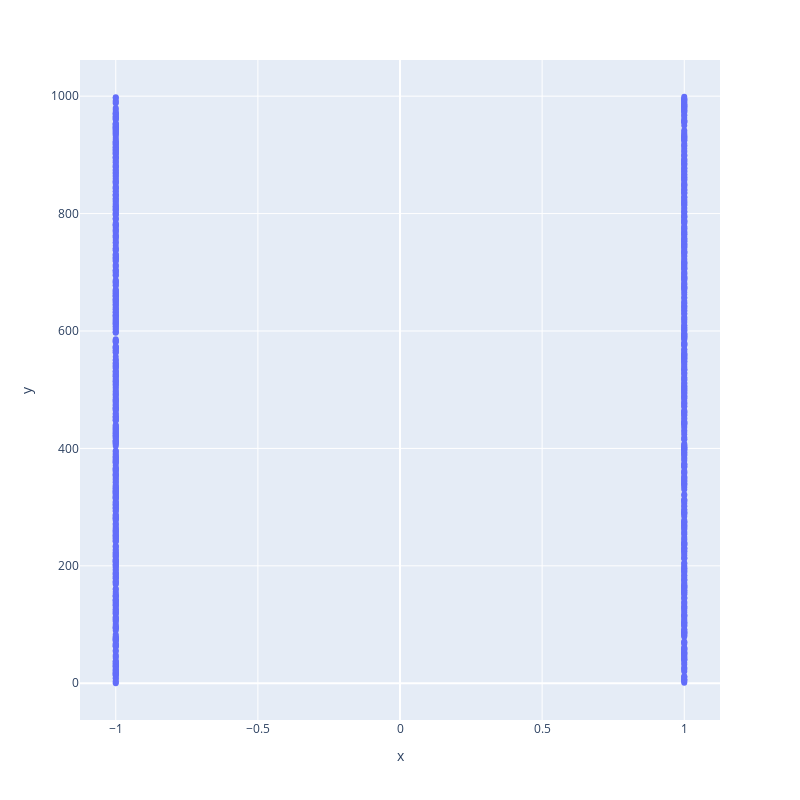

The code cell stored with this chart in its notebook:
### Code cell
samples = []
for i in range(1000):
    direction = hypersphere_sample(1)
    samples.append(float(direction))
px.scatter(x=samples, width=800, height=800)

### Figure 1 — Plotly figure (JSON) as saved in the notebook; plotly's stock layout.template omitted (floating-point values rounded to 4 significant figures; data arrays with more than 128 entries replaced by an {"elided": "..."} marker saying what was removed)
{"data": [{"hovertemplate": "x=%{x}<br>y=%{y}<extra></extra>", "legendgroup": "", "marker": {"color": "#636efa", "symbol": "circle"}, "mode": "markers", "name": "", "orientation": "h", "showlegend": false, "type": "scatter", "x": {"elided": "1000 float values"}, "xaxis": "x", "y": {"elided": "1000 int values"}, "yaxis": "y"}], "layout": {"height": 800, "legend": {"tracegroupgap": 0}, "margin": {"t": 60}, "width": 800, "xaxis": {"anchor": "y", "domain": [0, 1], "title": {"text": "x"}}, "yaxis": {"anchor": "x", "domain": [0, 1], "title": {"text": "y"}}}}
